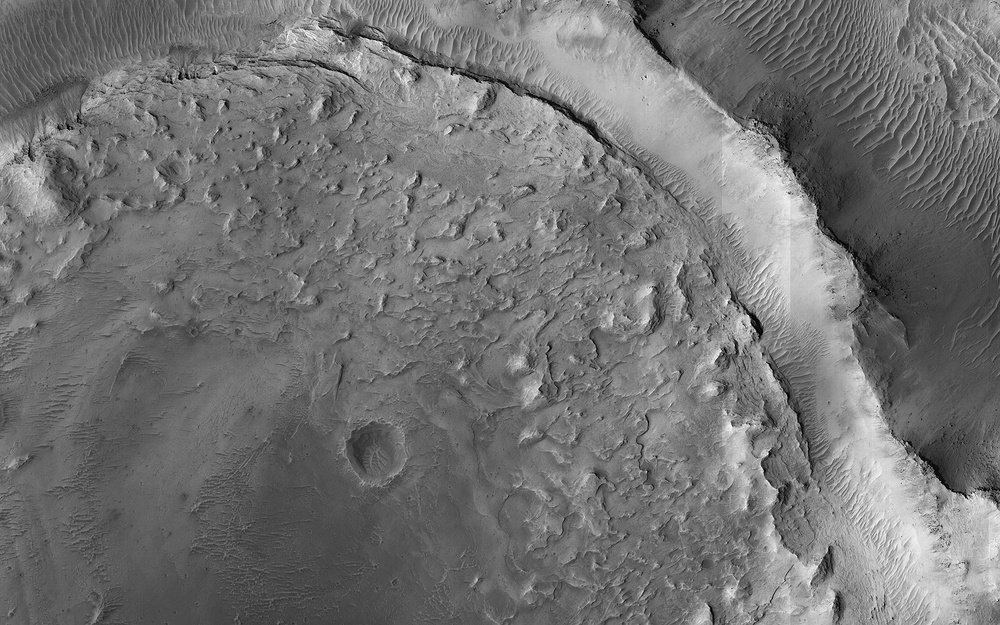
%> input picture vision/task_2  Feature Calculation/ImgPIA.jpg, 1000 x 625 px, shrunk from 1440 x 900 before the run
$ octave Feature_extract.m   (GNU Octave 9; MATLAB toolbox functions it lacks are replaced by stand-ins)
%> lines starting %> are read from the running program, lines starting %| are printed output that depends on the picture
clear;close all; clc;
I = imread('ImgPIA.jpg');
%> I is the input picture: size 625x1000x3 uint8; min 0, max 255, mean 115

Igray = rgb2gray(I);

corners = detectHarrisFeatures(Igray);
%> corners = 2159 points; strongest (x, y): (452, 75), (756, 123), (967, 498), (769, 453), (907, 444)
[features, valid_corners] = extractFeatures(Igray, corners);
%> valid_corners = 1561 points; strongest (x, y): (452, 75), (756, 123), (769, 453), (907, 444), (722, 352)
figure, imshow(I);hold on
plot(valid_corners);
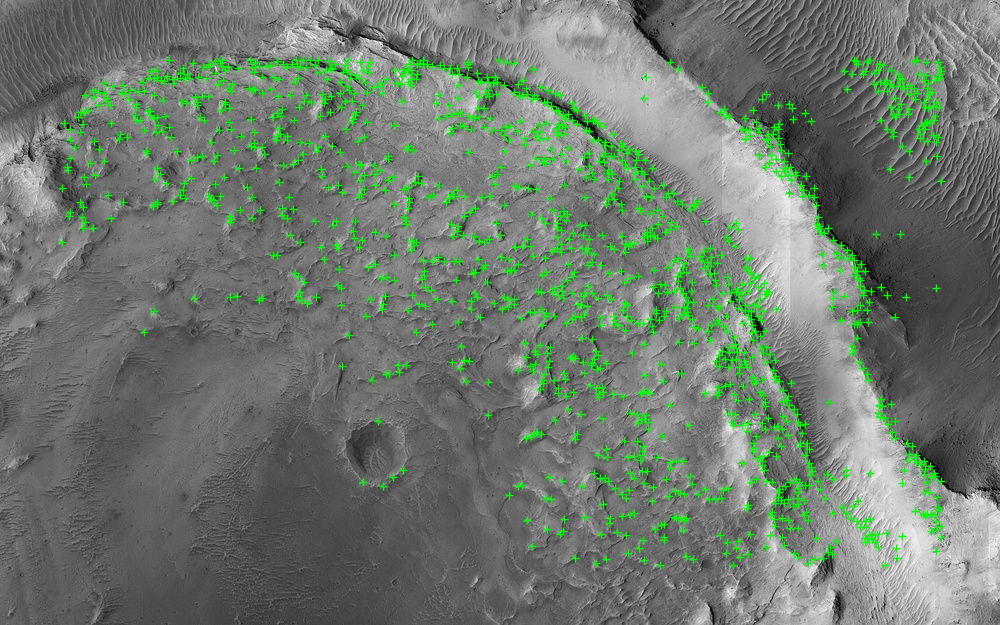
%> figure redrawn from the program's plot data

%> (the run ends here)
